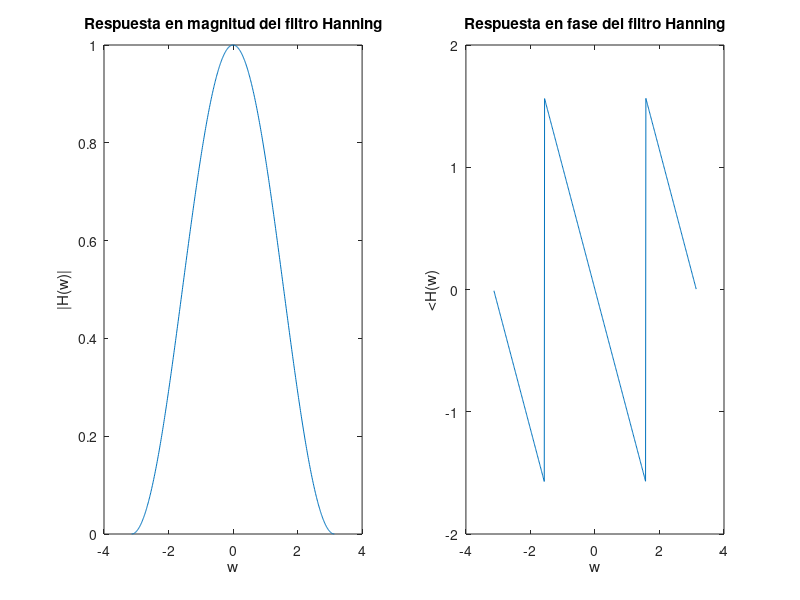

MATLAB code for this plot:
% Ejercicio 4
% Filtro Hanning.

w = -pi:0.01:pi; % Frecuencia.

% Función |H(w)|.
H = 0.5 .*sqrt((0.5+cos(w)+0.5 .*cos(2*w)).^2 + (sin(w)+0.5 .*sin(2*w)).^2);

% Función <H(w).
PH = atan((-sin(w)-0.5 .*sin(2*w))./(0.5+cos(w)+0.5 .*cos(2*w)));

% Graficas de H(w).
figure;
subplot(1,2,1);
plot(w, H);
title('Respuesta en magnitud del filtro Hanning')
xlabel('w');
ylabel('|H(w)|');
subplot(1,2,2);
plot(w, PH);
title('Respuesta en fase del filtro Hanning')
xlabel('w');
ylabel('<H(w)');